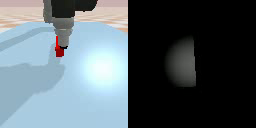
#> input picture frame 15 of Bio-inspired sensors/Sim/BEST.avi, 256 x 128 px, given in place of Movement.mp4, which was not available
$ python showVid.py
#> lines starting #> are read from the running program, lines starting #| are printed output that depends on the picture; after the words box and inside, x2 and y2 are one past the last pixel; in counts of white or black regions, pixels touching at a corner belong together; pictures that were not available may be replaced by others from this repository, and a replacement may not be noted
import cv2
import matplotlib.pyplot as plt
import numpy as np
cap = cv2.VideoCapture('C:/Users/dexte/github/Chaos-Robotics/Bio-inspired sensors/Tactip/Vid/Movement.mp4')

# Check if camera opened successfully
if (cap.isOpened()== False):
  print("Error opening video stream or file")
out = cv2.VideoWriter("C:/Users/dexte/github/Chaos-Robotics/Assets/"+'TactipOpticlong.avi',cv2.VideoWriter_fourcc(*'DIVX'), 30, (768,864))
last=None
# Read until video is completed
hsv = np.zeros((1080,1920,3),dtype=np.float32)
hsv[..., 1] = 255
try:
    while(cap.isOpened()):
        # Capture frame-by-frame
        ret, frame = cap.read()
#> frame is the input picture: shape (128, 256, 3); mean B, G, R 104.6, 98.3, 86.4
        next = cv2.cvtColor(frame, cv2.COLOR_BGR2GRAY)
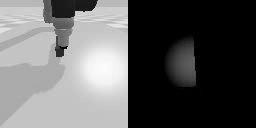
#> next: shape (128, 256); min 0, max 251, mean 95.4
        #make binary image
        next[next>100]=255
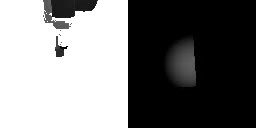
#> next: shape (128, 256); min 0, max 255, mean 123
        next[next<100]=0
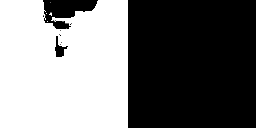
#> next: shape (128, 256); 8.28% of pixels changed, all inside (x1, y1, x2, y2) = (43, 0, 202, 96)
        #place initialization of hsv here to restart events based on frames

        if type(last)!=type(None):
            flow = cv2.calcOpticalFlowFarneback(last, next, None, 0.5, 3, 15, 3, 5, 1.2, 0)
            mag, ang = cv2.cartToPolar(flow[..., 0], flow[..., 1])
            hsv[..., 0] = ang*180/np.pi/2
            hsv[..., 2] = cv2.normalize(mag, None, 0, 255, cv2.NORM_MINMAX)

            bgr = cv2.cvtColor(hsv, cv2.COLOR_HSV2BGR)
            # resize image
            scale_percent = 40 # percent of original size
            width = int(bgr.shape[1] * scale_percent / 100)
            height = int(bgr.shape[0] * scale_percent / 100)
            dim = (width, height)
            resized = cv2.resize(bgr, dim, interpolation = cv2.INTER_AREA)
            resized_orig = cv2.resize(frame, dim, interpolation = cv2.INTER_AREA)
            vis = np.concatenate((resized, resized_orig), axis=0)
            cv2.imshow("frame",vis)
            out.write(vis)
            if cv2.waitKey(1) & 0xFF == ord('q'):
                cap.release()
                break
        last=next
except cv2.error as e:
    print(e)
    pass
except KeyboardInterrupt:
    pass

out.release()

$ run again, starting later in the video
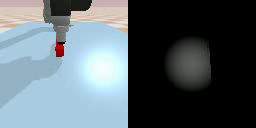
#> input picture frame 67 of Bio-inspired sensors/Sim/BEST.avi, 256 x 128 px, given in place of Movement.mp4, which was not available
#> frame is the input picture: shape (128, 256, 3); mean B, G, R 107.3, 101, 88.9
#> `next = cv2.cvtColor(frame, cv2.COLOR_BGR2GRAY)`:
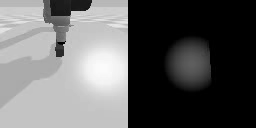
#> next: shape (128, 256); min 0, max 251, mean 98.1
#> `next[next<100]=0`:
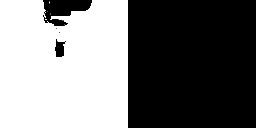
#> next: shape (128, 256); min 0, max 255, mean 120.6
